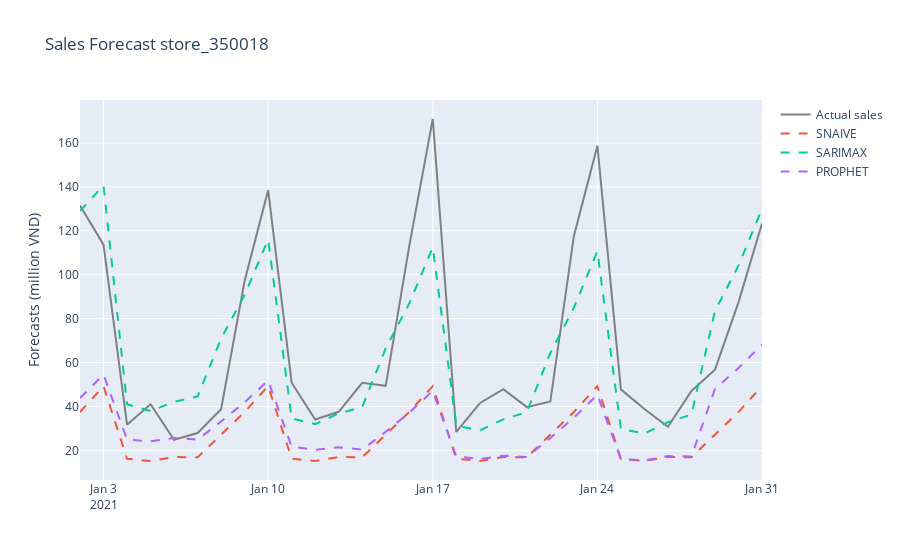

Notebook cell for this chart:
### Code cell
fig = go.Figure()

store = sample_ls[1]
x = sample_fc.loc[store,'fc_SNAIVE'].index

fig.add_trace(go.Scatter(x=x, 
                         y=sample_fc.loc[store,'sales'], 
                         name='Actual sales',
                         line={'color': 'grey'},
                         ))
fig.add_trace(go.Scatter(x=x, 
                         y=sample_fc.loc[store,'fc_SNAIVE'].values, 
                         name='SNAIVE',
                         line={'dash': 'dash'},
                         ))
fig.add_trace(go.Scatter(x=x, 
                         y=sample_fc.loc[store,'fc_ARIMA'], 
                         name='SARIMAX',
                         line={'dash': 'dash'},
                         ))
fig.add_trace(go.Scatter(x=x, 
                         y=sample_fc.loc[store,'fc_PROPHET']['yhat'].values, 
                         name='PROPHET',
                         line={'dash': 'dash'},
                         ))
fig.update_layout(title='Sales Forecast ' + store)
fig.update_yaxes(title_text='Forecasts (million VND)')

fig.show()
